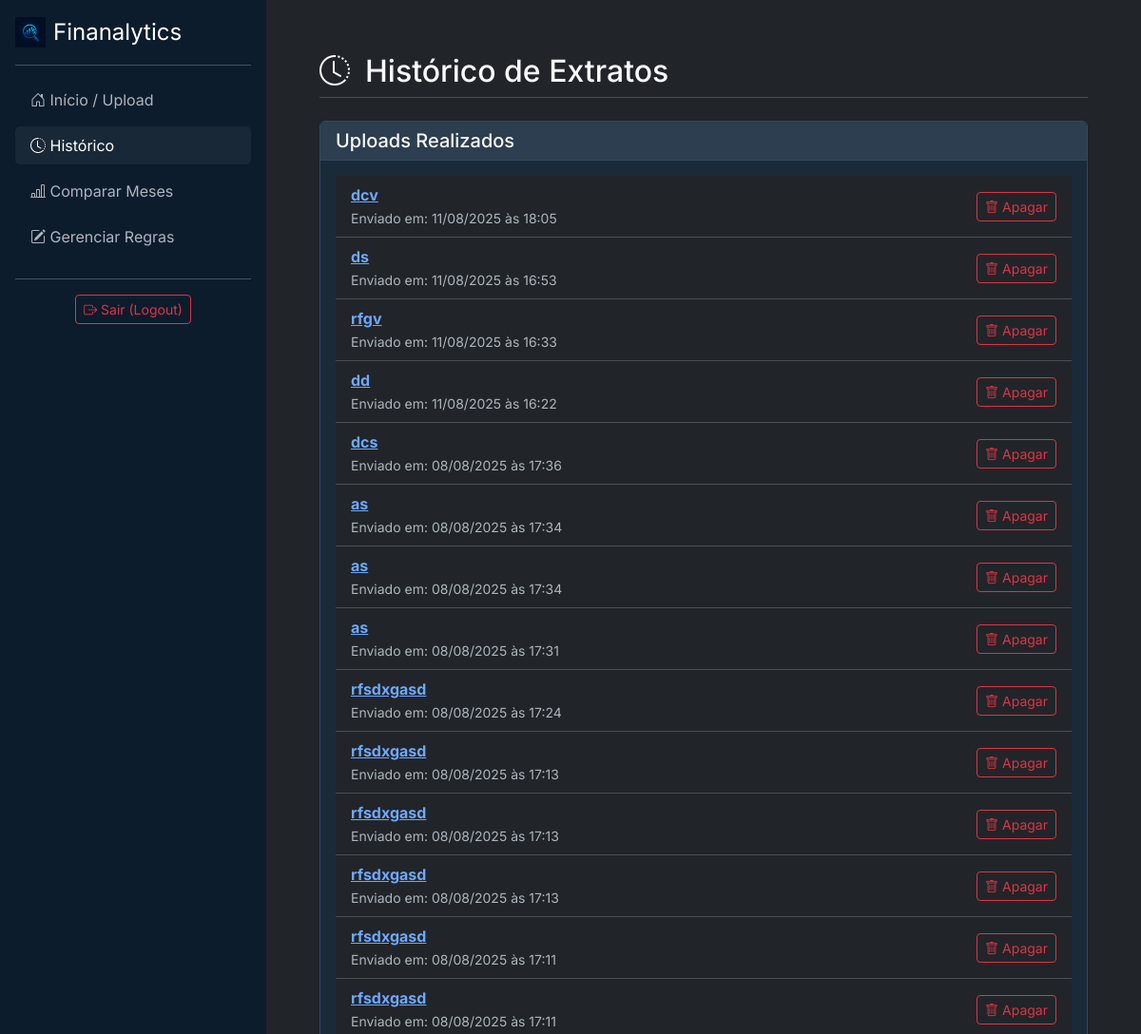
/historico/ (signed in, upper part), run on an earlier commit of the app's database.
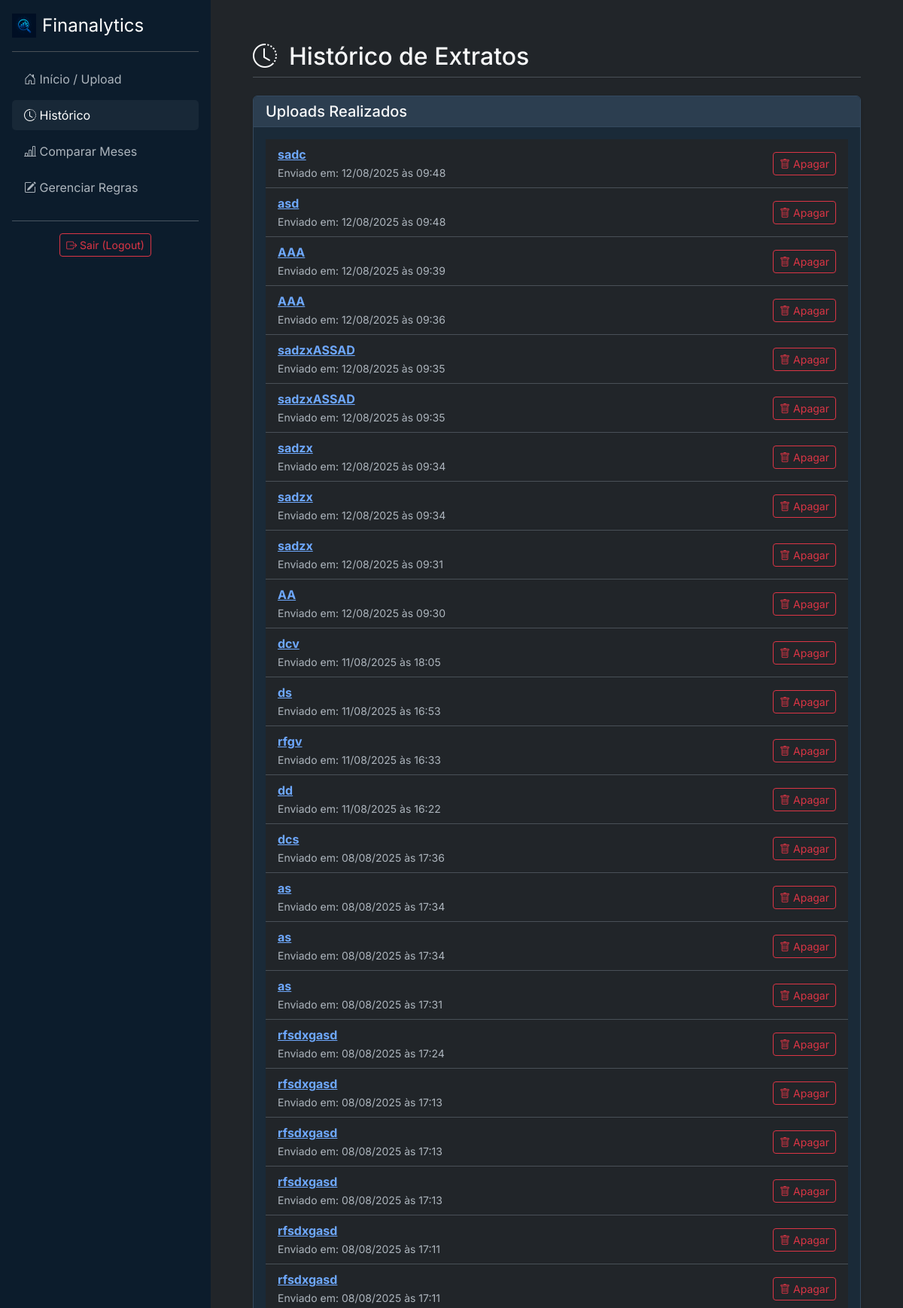
And on a later commit of the database.
### analisador/models.py (models this page shows, shortened)
class Extrato(models.Model):
    usuario = models.ForeignKey(User, on_delete=models.CASCADE)
    mes_referencia = models.CharField(max_length=50, help_text="Ex: Julho/2025")
    data_upload = models.DateTimeField(auto_now_add=True) # Salva a data do upload automaticamente

### analisador/views.py (the view)
# urls.py: path('historico/', views.historico_extratos, name='historico'),
@login_required
def historico_extratos(request):
    extratos = Extrato.objects.filter(usuario=request.user).order_by('-data_upload')
    contexto = {
        'extratos': extratos,
        'active_page': 'historico'
    }
    return render(request, 'analisador/historico.html', contexto)

### analisador/templates/analisador/historico.html (shortened to what this page needs)
{% extends 'analisador/base.html' %}
{% block content %}
    <div class="d-flex justify-content-between align-items-center mb-4 pb-2 border-bottom">
        <h1 class="h2 mb-0"><i class="bi bi-clock-history me-3"></i>Histórico de Extratos</h1>
    </div>
    <div class="card shadow-sm">
        <div class="card-header">
            <h5 class="card-title mb-0">Uploads Realizados</h5>
        </div>
        <div class="card-body">
{% if extratos %}
    <ul class="list-group list-group-flush">
        {% for extrato in extratos %}
        <li class="list-group-item d-flex justify-content-between align-items-center">
            <div>
                <a href="{% url 'pagina_relatorio' extrato_id=extrato.id %}">
                    <strong>{{ extrato.mes_referencia }}</strong>
                </a>
                <br>
                <small class="text-muted">Enviado em: {{ extrato.data_upload|date:"d/m/Y \à\s H:i" }}</small>
            </div>
            <div>
                <form action="{% url 'apagar_extrato' extrato_id=extrato.id %}" method="POST" onsubmit="return confirm('Tem certeza que deseja apagar este extrato e todas as suas transações? Esta ação não pode ser desfeita.');">
                    <button type="submit" class="btn btn-sm btn-outline-danger">
                        <i class="bi bi-trash"></i> Apagar
                    </button>
                </form>
            </div>
        </li>
        {% endfor %}
    </ul>
{% else %}
    <p class="text-center text-muted">Você ainda não enviou nenhum extrato.</p>
{% endif %}
        </div>
    </div>
{% endblock %}

What changed in the data, as far as the page shows it:
added Extrato: mes_referencia "sadc", data_upload "12/08/2025 às 09:48"
added Extrato: mes_referencia "asd", data_upload "12/08/2025 às 09:48"
added Extrato: mes_referencia "AAA", data_upload "12/08/2025 às 09:39"
added Extrato: mes_referencia "AAA", data_upload "12/08/2025 às 09:36"
added Extrato: mes_referencia "sadzxASSAD", data_upload "12/08/2025 às 09:35"
added Extrato: mes_referencia "sadzxASSAD", data_upload "12/08/2025 às 09:35"
added Extrato: mes_referencia "sadzx", data_upload "12/08/2025 às 09:34"
added Extrato: mes_referencia "sadzx", data_upload "12/08/2025 às 09:34"
added Extrato: mes_referencia "sadzx", data_upload "12/08/2025 às 09:31"
added Extrato: mes_referencia "AA", data_upload "12/08/2025 às 09:30"
